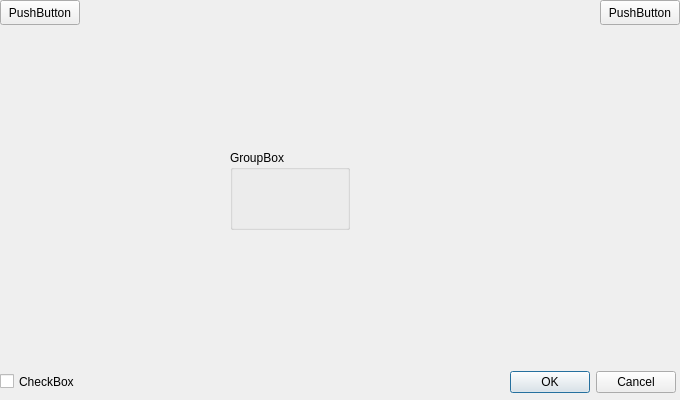
<?xml version="1.0" encoding="UTF-8"?>
<ui version="4.0">
 <class>RunStatusForm</class>
 <widget class="QWidget" name="RunStatusForm">
  <property name="geometry">
   <rect>
    <x>0</x>
    <y>0</y>
    <width>680</width>
    <height>400</height>
   </rect>
  </property>
  <property name="windowTitle">
   <string>Form</string>
  </property>
  <widget class="QPushButton" name="pushButton">
   <property name="geometry">
    <rect>
     <x>0</x>
     <y>0</y>
     <width>80</width>
     <height>25</height>
    </rect>
   </property>
   <property name="text">
    <string>PushButton</string>
   </property>
  </widget>
  <widget class="QDialogButtonBox" name="buttonBox">
   <property name="geometry">
    <rect>
     <x>510</x>
     <y>370</y>
     <width>166</width>
     <height>25</height>
    </rect>
   </property>
   <property name="standardButtons">
    <set>QDialogButtonBox::Cancel|QDialogButtonBox::Ok</set>
   </property>
  </widget>
  <widget class="QCheckBox" name="checkBox">
   <property name="geometry">
    <rect>
     <x>0</x>
     <y>370</y>
     <width>82</width>
     <height>23</height>
    </rect>
   </property>
   <property name="text">
    <string>CheckBox</string>
   </property>
  </widget>
  <widget class="QPushButton" name="pushButton_2">
   <property name="geometry">
    <rect>
     <x>600</x>
     <y>0</y>
     <width>80</width>
     <height>25</height>
    </rect>
   </property>
   <property name="text">
    <string>PushButton</string>
   </property>
  </widget>
  <widget class="QGroupBox" name="groupBox">
   <property name="geometry">
    <rect>
     <x>230</x>
     <y>150</y>
     <width>120</width>
     <height>80</height>
    </rect>
   </property>
   <property name="title">
    <string>GroupBox</string>
   </property>
  </widget>
 </widget>
 <resources/>
 <connections/>
</ui>
